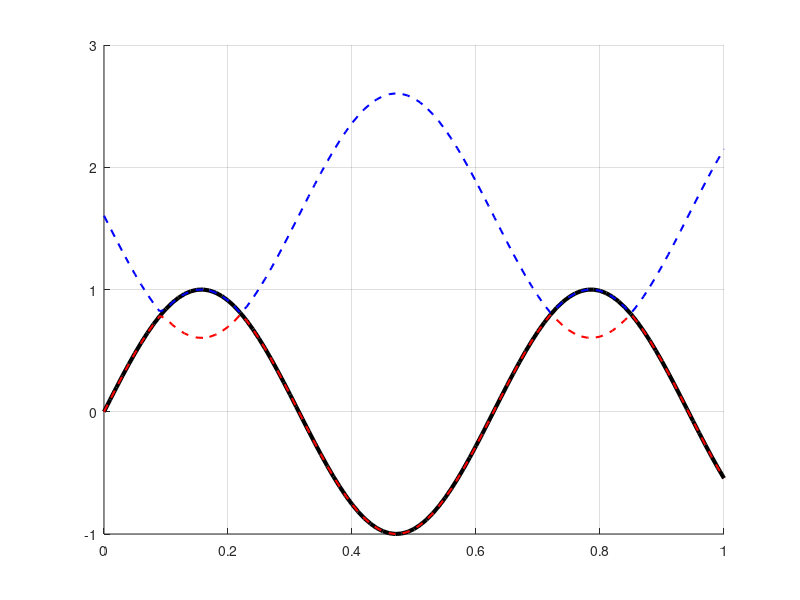
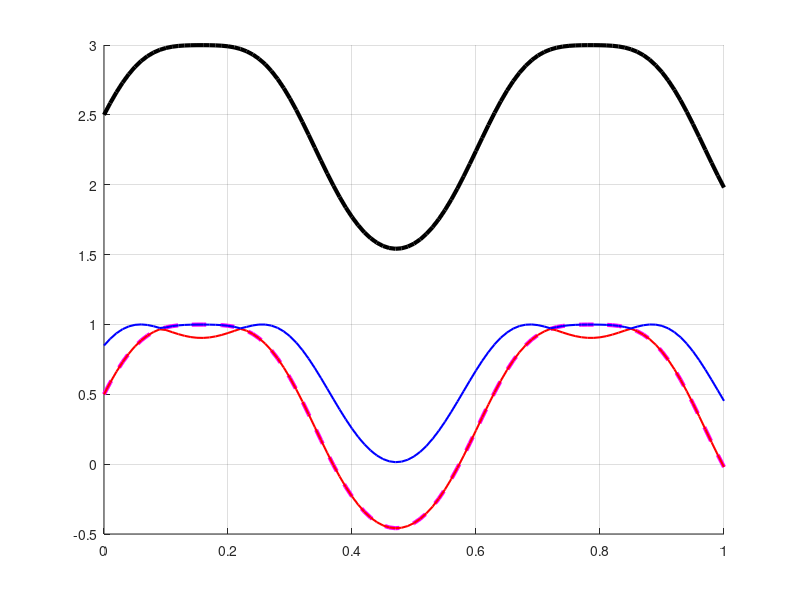

The MATLAB source for these figures, in order:
clear;clc;

alpha=pi/6;
beta=pi/12;
Dw=[1;2];
proj=@(C)eye(size(C,1))-C*pinv(C'*C)*C';
Pival=proj(Dw);

t=0:0.01:1;
x=sin(10*t);
w=2*ones(size(t));

y=[sin(x+alpha);sin(x+beta)]+Dw*w;
z=[1,0]*Pival*y;

A=sqrt((Pival(1,1)*cos(alpha)+Pival(1,2)*cos(beta))^2+(Pival(1,1)*sin(alpha)+Pival(1,2)*sin(beta))^2);
theta=atan2(Pival(1,1)*sin(alpha)+Pival(1,2)*sin(beta),Pival(1,1)*cos(alpha)+Pival(1,2)*cos(beta));

x1=asin(z/A)-theta;
x2=pi-asin(z/A)-theta;

figure(1);clf;hold on;grid on;
plot(t,x,'k','LineWidth',3,'DisplayName','x');
plot(t,x1,'r--','LineWidth',1.5,'DisplayName','x_1');
plot(t,x2,'b--','LineWidth',1.5,'DisplayName','x_2');

figure(2);clf;hold on;grid on;
plot(t,y(1,:),'k','LineWidth',3,'DisplayName','x');
plot(t,sin(x+alpha),'m--','LineWidth',3,'DisplayName','x');
plot(t,sin(x1+alpha),'r','LineWidth',1.5,'DisplayName','x_1');
plot(t,sin(x2+alpha),'b','LineWidth',1.5,'DisplayName','x_1');
